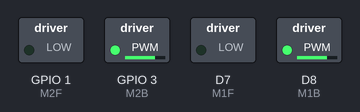
Bench run of a sketch on a simulated ESP8266 (NodeMCU). On the bench: switched loads named in the sketch (green lamp = pin HIGH).

Above: at 0.05 s.
At 10.0 s:
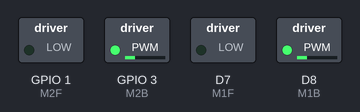
Timing chart, 0 to 13.0 s (numbered marks = the images above):
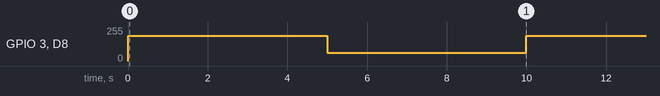

Measured:
- by itself, GPIO 3 (M2B), D8 (M1B): alternates 191/255 for 5.0 s and 63/255 for 5.0 s

The sketch:

2-oppDirection.ino
```cpp
//MOTOR 1
#define M1F D7 //BIN1 - GREEN
#define M1B D8 //BIN2 - BLUE
//MOTOR 2

#define M2F D10 //AIN1 - BLUE
#define M2B D9 //AIN2 - GREEN


void setup() {
//Motor 1 Setup

pinMode(M1F, OUTPUT);
pinMode(M1B, OUTPUT);

//Motor 2 Setup
pinMode(M2F, OUTPUT);
pinMode(M2B, OUTPUT);

}

void loop() {
    //Motor 1
    analogWrite(M1F, 0);
    analogWrite(M1B, 255 - 1 * 64);

    //Motor 2
    analogWrite(M2F, 0);
    analogWrite(M2B, 255 - 1 * 64);

    delay(5000);

    //Motor 1
    analogWrite(M1F, 0);
    analogWrite(M1B, 255 - 3 * 64);

    //Motor 2
    analogWrite(M2F, 0);
    analogWrite(M2B, 255 - 3 * 64);

    delay(5000);

    //255 (100%), 191 (75%), 127 (50%), 63 (25%), 0

}
```
